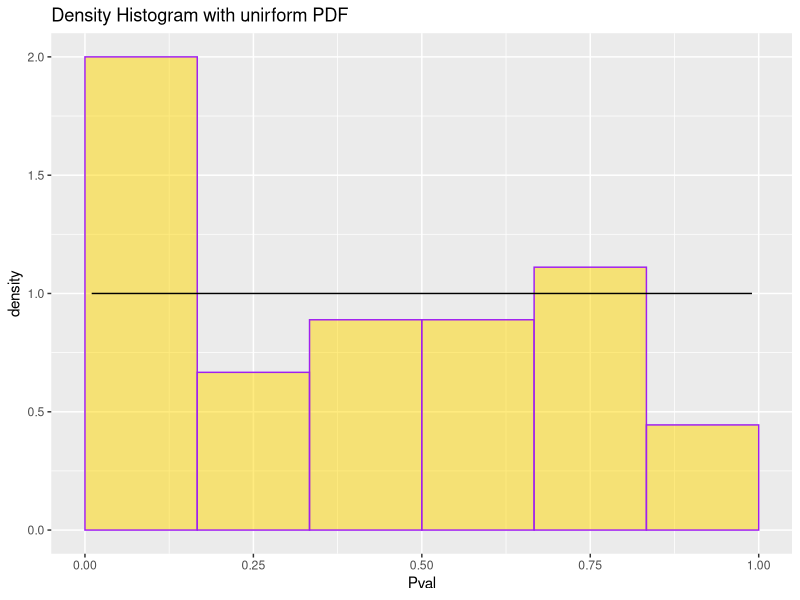

Recreate this plot in R.
## ---- chunk 1
knitr::opts_chunk$set(echo = TRUE,
                      message = FALSE,
                      warning = FALSE)
library(tidyverse)

## ---- chunk 2
  cdf <- function(x) {
    1 - (1/2) * exp(-x) - (1/2) * exp(-x/5)
  }

prob <- cdf(5) - cdf(3)

print(prob)
    
## ---- chunk 3
median_eq <- function(q) {
  cdf(q) - 0.5
}

median_q <- uniroot(median_eq, c(0, 10))$root

print(median_q)

## ---- chunk 4
    pvalue_df <- tibble( 
      pval = c(0.01, 0.01, 0.02, 0.04, 0.04, 0.05, 0.07, 0.07, 
               0.10, 0.19, 0.24, 0.27, 0.34, 0.37, 0.44, 0.50, 
               0.53, 0.54, 0.55, 0.61, 0.70, 0.77, 0.80, 0.80, 
               0.82, 0.94, 0.99)
      )
## ---- chunk 5
library(ggplot2)

ggplot()+
  geom_histogram(data = pvalue_df,
                 mapping = aes (x = pval,
                                y =after_stat(density)),
                 breaks = seq(0,1,1/6),
                 alpha = .5,
                 color = "purple",
                 fill = "gold")+
  geom_function(fun = dunif, args = list(min = 0, max = 1))+
    labs(x = "Pval",
        title = "Density Histogram with unirform PDF" )
                   
                        
